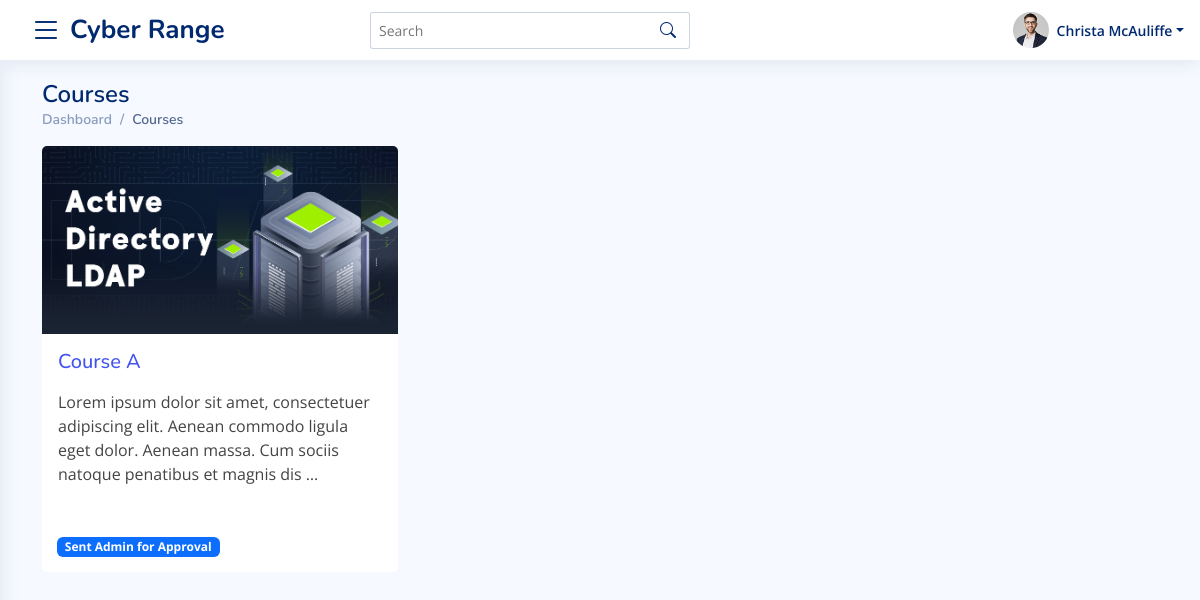
The app's page /instructor/courses (signed in), older data.
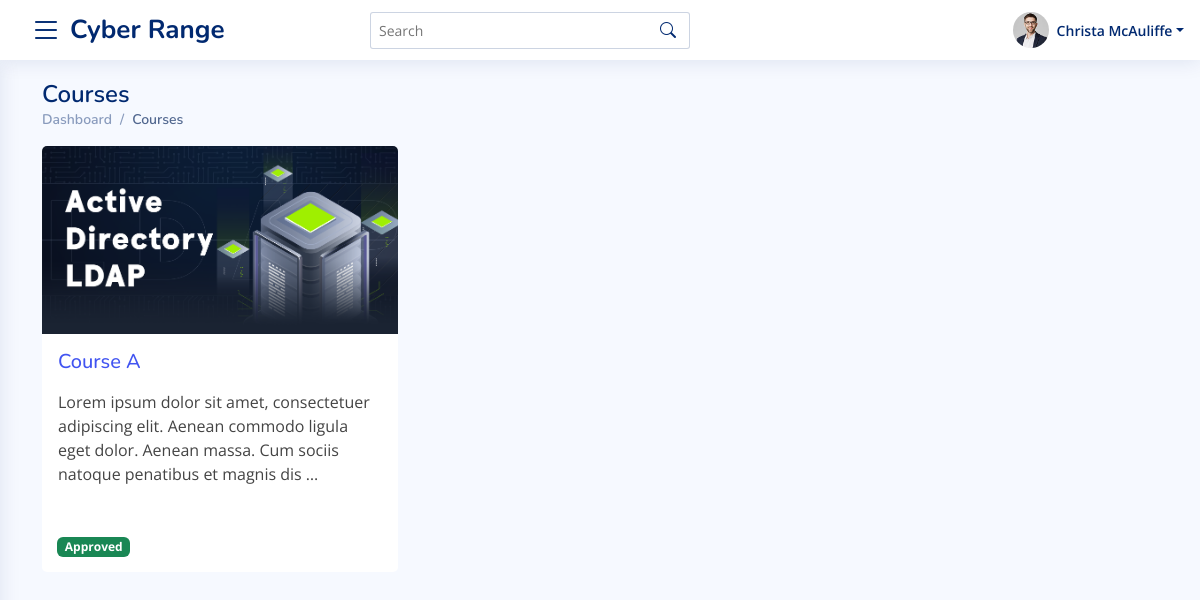
The same page, newer data.
### master_app/models.py (models this page shows, shortened)
class Course(models.Model):
    instructor = models.ForeignKey(User, on_delete=models.CASCADE)
    name = models.CharField(max_length=100)
    start_time = models.DateTimeField(auto_now_add=False, default=timezone.now)
    end_time = models.DateTimeField(auto_now_add=False, default=timezone.now)
    created_timestamp = models.DateTimeField( auto_now_add=True )
    description = RichTextField()
    is_approved = models.CharField(max_length=2, choices=APPROVED_CHOICES, default="1")

### master_app/views.py (the view)
# urls.py: path("instructor/courses", views.CoursesList, name="courses-all-url"),
@login_required
@teacher_required
def CoursesList(request):
    template_name = 'master_app/instructor/courses_list.html'
    all_courses = Course.objects.filter(instructor = request.user)
    context = {
        "all_courses" : all_courses
    }
    return render(request, template_name, context)

### master_app/templates/master_app/instructor/courses_list.html (shortened to what this page needs)
{%  extends 'base.html' %}
{% load static %}
{% block content %}
<main id="main" class="main">
  <section class="section dashboard">
  <div class="container">
      <div class="pagetitle">
          <h1>Courses</h1>
          <nav>
            <ol class="breadcrumb">
              <li class="breadcrumb-item"><a href="{% url 'instructor-dasboard-url' %}">Dashboard</a></li>
              <li class="breadcrumb-item active">Courses</li>
            </ol>
          </nav>
        </div>
        <div class="row">
          {% for course in all_courses %}
            <div class="col-12 col-md-4 col-lg-4">
              <div class="card shadow-none bg-transparent ">
                  <div class="card-header p-0 border-0 ">
                      <img class="card-img-top" src="{% static 'assets/img/Ad.png' %}" alt="">
                  </div>
                  <div class="card-body p-3 bg-white">
                      <h5><a href="{% url 'instructor-courses-details-url' course.id %}">{{ course.name }}</a></h5>
                      <p>
                          {{ course.description|safe|truncatechars_html:150 }}
                      </p>
                  </div>
                  <div class="card-footer border-0">
                    {% if course.is_approved == "1" %}
                      <span class="badge bg-warning">Pending</span>
                    {% elif course.is_approved == "2" %}
                      <span class="badge bg-primary">Sent Admin for Approval</span>
                    {% elif course.is_approved == "3" %}
                      <span class="badge bg-success">Approved</span>
                    {% elif course.is_approved == "4"  %}
                      <span class="badge bg-danger">Rejected</span>
                    {% endif %}
                  </div>
              </div>
            </div>
          {% endfor %}
        </div>
{% endblock %}

Row changes from the older to the newer data that the page shows:
changed Course "Course A": is_approved "Sent Admin for Approval" → "Approved"
